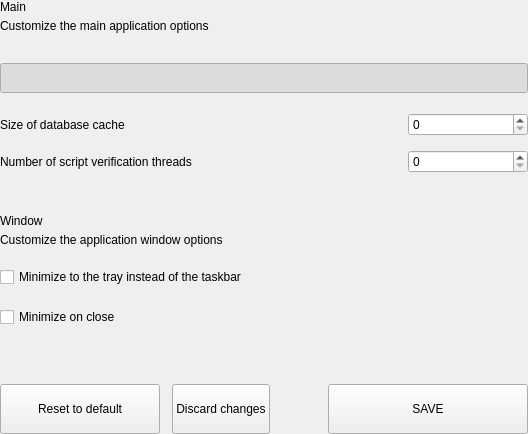
<?xml version="1.0" encoding="UTF-8"?>
<ui version="4.0">
 <class>SettingsMainOptionsWidget</class>
 <widget class="QWidget" name="SettingsMainOptionsWidget">
  <property name="geometry">
   <rect>
    <x>0</x>
    <y>0</y>
    <width>528</width>
    <height>434</height>
   </rect>
  </property>
  <property name="windowTitle">
   <string>Form</string>
  </property>
  <layout class="QVBoxLayout" name="verticalLayout">
   <property name="spacing">
    <number>0</number>
   </property>
   <property name="leftMargin">
    <number>0</number>
   </property>
   <property name="topMargin">
    <number>0</number>
   </property>
   <property name="rightMargin">
    <number>0</number>
   </property>
   <property name="bottomMargin">
    <number>0</number>
   </property>
   <item>
    <widget class="QWidget" name="left" native="true">
     <layout class="QVBoxLayout" name="verticalLayout_3">
      <property name="leftMargin">
       <number>0</number>
      </property>
      <property name="topMargin">
       <number>0</number>
      </property>
      <property name="rightMargin">
       <number>0</number>
      </property>
      <property name="bottomMargin">
       <number>0</number>
      </property>
      <item>
       <layout class="QVBoxLayout" name="verticalLayout_2">
        <property name="spacing">
         <number>0</number>
        </property>
        <item>
         <layout class="QHBoxLayout" name="horizontalLayout_3" stretch="1">
          <property name="spacing">
           <number>0</number>
          </property>
          <item>
           <layout class="QVBoxLayout" name="verticalLayoutTitle">
            <property name="spacing">
             <number>5</number>
            </property>
            <item>
             <widget class="QLabel" name="labelTitle">
              <property name="text">
               <string>Main</string>
              </property>
             </widget>
            </item>
            <item>
             <widget class="QLabel" name="labelSubtitle1">
              <property name="text">
               <string>Customize the main application options</string>
              </property>
              <property name="wordWrap">
               <bool>true</bool>
              </property>
             </widget>
            </item>
           </layout>
          </item>
         </layout>
        </item>
        <item>
         <spacer name="verticalSpacer_2">
          <property name="orientation">
           <enum>Qt::Vertical</enum>
          </property>
          <property name="sizeType">
           <enum>QSizePolicy::Fixed</enum>
          </property>
          <property name="sizeHint" stdset="0">
           <size>
            <width>20</width>
            <height>30</height>
           </size>
          </property>
         </spacer>
        </item>
        <item>
         <layout class="QHBoxLayout" name="horizontalLayout">
          <item>
           <widget class="QPushButton" name="pushSwitchStart">
            <property name="minimumSize">
             <size>
              <width>0</width>
              <height>30</height>
             </size>
            </property>
            <property name="maximumSize">
             <size>
              <width>16777215</width>
              <height>30</height>
             </size>
            </property>
            <property name="text">
             <string/>
            </property>
            <property name="checkable">
             <bool>true</bool>
            </property>
            <property name="checked">
             <bool>true</bool>
            </property>
           </widget>
          </item>
         </layout>
        </item>
        <item>
         <spacer name="verticalSpacer_3">
          <property name="orientation">
           <enum>Qt::Vertical</enum>
          </property>
          <property name="sizeType">
           <enum>QSizePolicy::Fixed</enum>
          </property>
          <property name="sizeHint" stdset="0">
           <size>
            <width>20</width>
            <height>20</height>
           </size>
          </property>
         </spacer>
        </item>
        <item>
         <layout class="QHBoxLayout" name="horizontalLayout_2">
          <item>
           <widget class="QLabel" name="labelTitleSizeDb">
            <property name="text">
             <string>Size of database cache</string>
            </property>
           </widget>
          </item>
          <item>
           <spacer name="horizontalSpacer_3">
            <property name="orientation">
             <enum>Qt::Horizontal</enum>
            </property>
            <property name="sizeHint" stdset="0">
             <size>
              <width>40</width>
              <height>20</height>
             </size>
            </property>
           </spacer>
          </item>
          <item>
           <widget class="QSpinBox" name="databaseCache">
            <property name="minimumSize">
             <size>
              <width>120</width>
              <height>0</height>
             </size>
            </property>
           </widget>
          </item>
         </layout>
        </item>
        <item>
         <spacer name="verticalThreads2">
          <property name="orientation">
           <enum>Qt::Vertical</enum>
          </property>
          <property name="sizeType">
           <enum>QSizePolicy::Fixed</enum>
          </property>
          <property name="sizeHint" stdset="0">
           <size>
            <width>20</width>
            <height>14</height>
           </size>
          </property>
         </spacer>
        </item>
        <item>
         <layout class="QHBoxLayout" name="horizontalThreads">
          <item>
           <widget class="QLabel" name="labelTitleThreads">
            <property name="text">
             <string>Number of script verification threads</string>
            </property>
           </widget>
          </item>
          <item>
           <spacer name="horizontalSpacerThreads">
            <property name="orientation">
             <enum>Qt::Horizontal</enum>
            </property>
            <property name="sizeHint" stdset="0">
             <size>
              <width>40</width>
              <height>20</height>
             </size>
            </property>
           </spacer>
          </item>
          <item>
           <widget class="QSpinBox" name="threadsScriptVerif">
            <property name="minimumSize">
             <size>
              <width>120</width>
              <height>0</height>
             </size>
            </property>
           </widget>
          </item>
         </layout>
        </item>
        <item>
         <spacer name="verticalPercentagezPiv">
          <property name="orientation">
           <enum>Qt::Vertical</enum>
          </property>
          <property name="sizeType">
           <enum>QSizePolicy::Fixed</enum>
          </property>
          <property name="sizeHint" stdset="0">
           <size>
            <width>20</width>
            <height>20</height>
           </size>
          </property>
         </spacer>
        </item>
        <item>
         <widget class="QLabel" name="labelDivider">
          <property name="minimumSize">
           <size>
            <width>0</width>
            <height>1</height>
           </size>
          </property>
          <property name="maximumSize">
           <size>
            <width>16777215</width>
            <height>1</height>
           </size>
          </property>
          <property name="text">
           <string/>
          </property>
         </widget>
        </item>
        <item>
         <spacer name="verticalThreads">
          <property name="orientation">
           <enum>Qt::Vertical</enum>
          </property>
          <property name="sizeType">
           <enum>QSizePolicy::Fixed</enum>
          </property>
          <property name="sizeHint" stdset="0">
           <size>
            <width>20</width>
            <height>20</height>
           </size>
          </property>
         </spacer>
        </item>
        <item>
         <layout class="QHBoxLayout" name="horizontalLayout_34" stretch="1">
          <property name="spacing">
           <number>0</number>
          </property>
          <item>
           <layout class="QVBoxLayout" name="verticalLayoutTitle2">
            <property name="spacing">
             <number>5</number>
            </property>
            <item>
             <widget class="QLabel" name="labelTitleDown">
              <property name="text">
               <string>Window</string>
              </property>
             </widget>
            </item>
            <item>
             <widget class="QLabel" name="labelSubtitleDown">
              <property name="text">
               <string>Customize the application window options</string>
              </property>
              <property name="wordWrap">
               <bool>true</bool>
              </property>
             </widget>
            </item>
           </layout>
          </item>
         </layout>
        </item>
        <item>
         <spacer name="verticalSpacer_5">
          <property name="orientation">
           <enum>Qt::Vertical</enum>
          </property>
          <property name="sizeType">
           <enum>QSizePolicy::Fixed</enum>
          </property>
          <property name="sizeHint" stdset="0">
           <size>
            <width>20</width>
            <height>20</height>
           </size>
          </property>
         </spacer>
        </item>
        <item>
         <widget class="QCheckBox" name="checkBoxMinTaskbar">
          <property name="text">
           <string>Minimize to the tray instead of the taskbar</string>
          </property>
         </widget>
        </item>
        <item>
         <spacer name="verticalSpacer_4">
          <property name="orientation">
           <enum>Qt::Vertical</enum>
          </property>
          <property name="sizeType">
           <enum>QSizePolicy::Fixed</enum>
          </property>
          <property name="sizeHint" stdset="0">
           <size>
            <width>20</width>
            <height>20</height>
           </size>
          </property>
         </spacer>
        </item>
        <item>
         <widget class="QCheckBox" name="checkBoxMinClose">
          <property name="text">
           <string>Minimize on close</string>
          </property>
         </widget>
        </item>
        <item>
         <spacer name="verticalSpacer">
          <property name="orientation">
           <enum>Qt::Vertical</enum>
          </property>
          <property name="sizeHint" stdset="0">
           <size>
            <width>20</width>
            <height>40</height>
           </size>
          </property>
         </spacer>
        </item>
        <item>
         <layout class="QHBoxLayout" name="horizontalLayout_7">
          <property name="spacing">
           <number>12</number>
          </property>
          <item>
           <widget class="QPushButton" name="pushButtonReset">
            <property name="sizePolicy">
             <sizepolicy hsizetype="Preferred" vsizetype="Fixed">
              <horstretch>0</horstretch>
              <verstretch>0</verstretch>
             </sizepolicy>
            </property>
            <property name="minimumSize">
             <size>
              <width>160</width>
              <height>50</height>
             </size>
            </property>
            <property name="maximumSize">
             <size>
              <width>250</width>
              <height>50</height>
             </size>
            </property>
            <property name="focusPolicy">
             <enum>Qt::NoFocus</enum>
            </property>
            <property name="text">
             <string>Reset to default</string>
            </property>
           </widget>
          </item>
          <item>
           <widget class="QPushButton" name="pushButtonClean">
            <property name="sizePolicy">
             <sizepolicy hsizetype="Preferred" vsizetype="Fixed">
              <horstretch>0</horstretch>
              <verstretch>0</verstretch>
             </sizepolicy>
            </property>
            <property name="minimumSize">
             <size>
              <width>0</width>
              <height>50</height>
             </size>
            </property>
            <property name="maximumSize">
             <size>
              <width>250</width>
              <height>50</height>
             </size>
            </property>
            <property name="focusPolicy">
             <enum>Qt::NoFocus</enum>
            </property>
            <property name="text">
             <string>Discard changes</string>
            </property>
           </widget>
          </item>
          <item>
           <spacer name="horizontalSpacer_5">
            <property name="orientation">
             <enum>Qt::Horizontal</enum>
            </property>
            <property name="sizeType">
             <enum>QSizePolicy::Expanding</enum>
            </property>
            <property name="sizeHint" stdset="0">
             <size>
              <width>40</width>
              <height>20</height>
             </size>
            </property>
           </spacer>
          </item>
          <item>
           <widget class="QPushButton" name="pushButtonSave">
            <property name="sizePolicy">
             <sizepolicy hsizetype="Preferred" vsizetype="Fixed">
              <horstretch>0</horstretch>
              <verstretch>0</verstretch>
             </sizepolicy>
            </property>
            <property name="minimumSize">
             <size>
              <width>200</width>
              <height>50</height>
             </size>
            </property>
            <property name="maximumSize">
             <size>
              <width>200</width>
              <height>50</height>
             </size>
            </property>
            <property name="focusPolicy">
             <enum>Qt::NoFocus</enum>
            </property>
            <property name="text">
             <string>SAVE</string>
            </property>
           </widget>
          </item>
         </layout>
        </item>
       </layout>
      </item>
     </layout>
    </widget>
   </item>
  </layout>
 </widget>
 <resources/>
 <connections/>
</ui>
